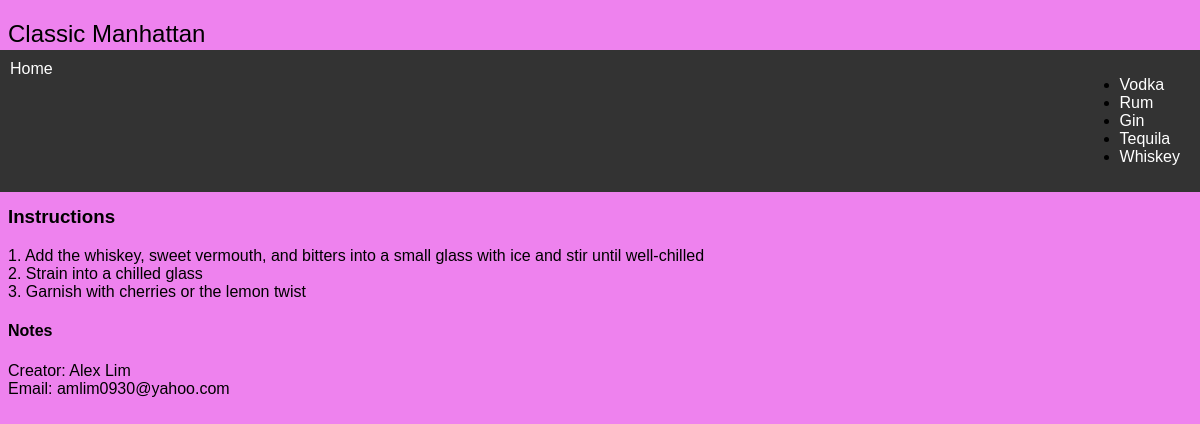
The page /whiskey/whiskey_display/1 on the database its author committed.
### cocktail_book/models.py (models this page shows)
class Whiskey(models.Model):
    name = models.CharField(max_length=200)
    ingredients = models.TextField(max_length='1000', default='')
    instructions = models.TextField(max_length='1000', default='')
    notes = models.TextField(max_length='1000', default='')
    image = models.ImageField(upload_to='img/', default='')

### cocktail_book/views.py (the view)
# urls.py: path('whiskey/whiskey_display/<int:id>', views.whiskey_display, name="whiskey_display"),
def whiskey_display(request, id):
    whiskey_entry = Whiskey.objects.get(id=id)
    template = loader.get_template('whiskey_display.html')
    context = {
        'whiskey_entry': whiskey_entry,
    }
    return HttpResponse(template.render(context, request))

### cocktail_book/templates/whiskey_display.html (shortened to what this page needs)
{% extends 'base.html' %}
{% load static %}
{% block content %}
<section>
    <h1>{{whiskey_entry.name}}</h1>
    <h2>Ingredients</h2>
        <p>{{ whiskey_entry.ingredients|linebreaks }}</p>
    <h3>Instructions</h3>
        <p>{{ whiskey_entry.instructions|linebreaks }}</p>
    <h4>Notes</h4>
</section>
{% endblock %}

### cocktail_book/static/style.css (style rules this page uses)
body { background-color: #EE82EE; font-family: 'Lucida Sans', 'Lucida Sans Regular', 'Lucida Grande', 'Lucida Sans Unicode', Geneva, Verdana, sans-serif; }
h1 { font-family: 'Lucida Sans', 'Lucida Sans Regular', 'Lucida Grande', 'Lucida Sans Unicode', Geneva, Verdana, sans-serif; font-size: x-large; font-weight: 200; }
p { font-family: 'Lucida Sans', 'Lucida Sans Regular', 'Lucida Grande', 'Lucida Sans Unicode', Geneva, Verdana, sans-serif; }

### rows shown on the page
Whiskey: name "Classic Manhattan", instructions "1. Add the whiskey, sweet vermouth, and bitters into a small glass with ice and stir until well-chilled 2. Strain into a chilled glass 3. Garnish with cherries or the lemon twist"
